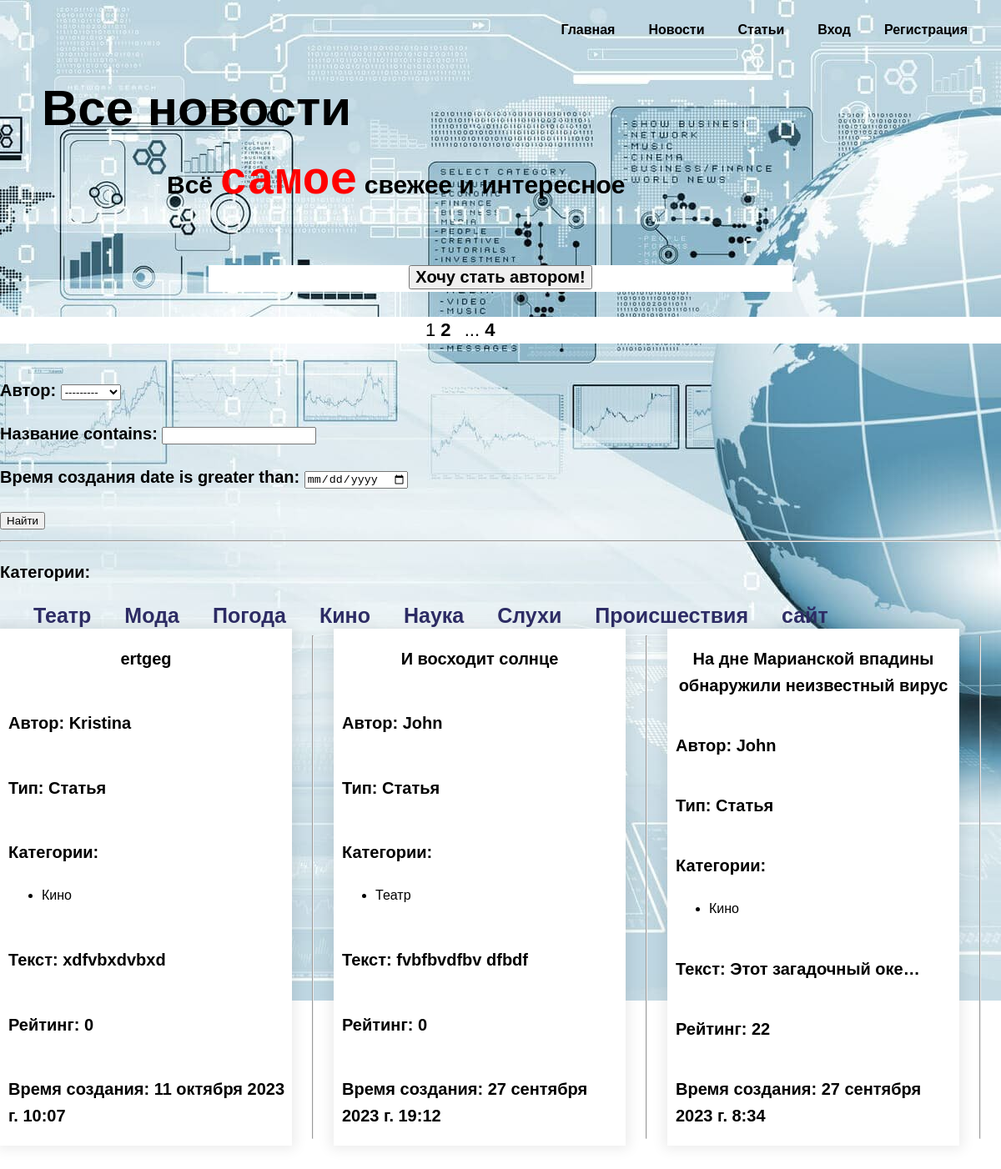
The app's page /articles/ with its own data.
### mainapp/models.py (models this page shows, shortened)
class Category(models.Model):
    name = models.CharField(max_length=100, unique=True, verbose_name='Категория')
    slug = models.SlugField(max_length=255, unique=True, db_index=True, verbose_name="URL")
    subscribers = models.ManyToManyField(User, verbose_name='Подписки', related_name='followers', blank=True)
    class Meta:
        verbose_name = 'Категория'
        verbose_name_plural = 'Категории'
    def get_absolute_url(self):
        return reverse('category', kwargs={'category_slug': self.slug})

class Post(models.Model):
    STATYA = "St"
    NOVOST = "Nv"
    POST_TYPE_CHOICES = [
        (STATYA, "Статья"),
        (NOVOST, "Новость"),
    ]
    author = models.ForeignKey(Author, on_delete=models.CASCADE, related_name='author_post', verbose_name='Автор')
    type = models.CharField(max_length=2, choices=POST_TYPE_CHOICES, default=NOVOST, verbose_name='Тип поста')
    time_created = models.DateTimeField(auto_now_add=True, verbose_name='Время создания')
    category = models.ManyToManyField(Category, through="PostCategory", verbose_name='Категория', related_name='cats')
    title = models.CharField(max_length=255, verbose_name='Название')
    text = models.TextField(verbose_name='Текст')
    rating = models.IntegerField(default=0, verbose_name='Рейтинг')
    slug = models.SlugField(max_length=255, unique=True, db_index=True, verbose_name="URL")
    class Meta:
        verbose_name = 'Пост'
        verbose_name_plural = 'Посты'
    def get_absolute_url(self):
        return reverse('post', kwargs={'post_slug': self.slug})
    def get_category_list(self):
        queryset_category = self.category.values()
        return [i['name'] for i in queryset_category]

class Author(models.Model):
    user = models.OneToOneField(User, on_delete=models.CASCADE, verbose_name='Пользователь')
    rating = models.IntegerField(default=0, verbose_name='Рейтинг')
    post_per_day = models.IntegerField(blank=True, default=0)
    def __str__(self):
        return str(self.user)
    class Meta:
        verbose_name = 'Автор'
        verbose_name_plural = 'Авторы'

### mainapp/views.py (the view)
# urls.py: path('articles/', ShowAllArticles.as_view(), name='show_all_articles'),
class ShowAllArticles(ListView):
    model = Post
    template_name = 'mainapp/show-all-posts.html'
    context_object_name = 'posts'
    paginate_by = 3
    def get_queryset(self):
        queryset = Post.objects.filter(type='St').order_by('-time_created')
        self.filterset = PostFilter(self.request.GET, queryset)
        return self.filterset.qs
    def get_context_data(self, *, object_list=None, **kwargs):
        context = super().get_context_data(**kwargs)
        if self.request.user.groups.filter(name='authors').exists():
            context['menu'] = menu + [
                {'title': 'Создать статью', 'url_name': 'create_articles'}]
        else:
            context['menu'] = menu
        context['title'] = 'Статьи'
        context['filterset'] = self.filterset
        context['author_list'] = [i.user.username for i in Author.objects.all()]
        context['is_author'] = self.request.user.groups.filter(name='authors').exists()
        return context

### mainapp/templatetags/custom_filters.py (called while the page is built)
@register.filter()
def bad_words(text_string):
    res = []
    try:
        for word in text_string.split():
            if word.lower().strip(punctuation) in bad_words2:
                if word[-1] in punctuation:
                    word = word[0] + '*' * (len(word) - 2) + word[-1]
                else:
                    word = word[0] + '*' * (len(word) - 1)
            res.append(word)
    except Exception:
        print("Oops! That was no string. Try again...")
    return ' '.join(res)

@register.simple_tag(takes_context=True)
def url_replace(context, **kwargs):
    d = context['request'].GET.copy()
    for k, v in kwargs.items():
        d[k] = v
    return d.urlencode()

### mainapp/templatetags/news_tags.py (called while the page is built)
@register.inclusion_tag('mainapp/list_cats.html')
def show_all_cats():
    return {"cats": Category.objects.all()}

### mainapp/templates/mainapp/show-all-posts.html (shortened to what this page needs)
{% extends 'mainapp/base.html' %}
{% load custom_filters %}
{% load news_tags %}
{% load static %}
{% block extrastyle %}
<link rel="stylesheet" href="{% static 'mainapp/css/show-all-posts-style.css' %}">
{% endblock %}
{% block main %}
	<main class="main-page">
		<div class="container">
		<h1 class="heading">Все новости</h1>
		<p>Всё <span>самое</span> свежее и интересное</p>
		</div>
	</main>
	{% endblock main %}
{% block content %}
<div class="wanna_be">
	{% if user.username in author_list %}
		<p>Привет, <span>{{ user.username }}</span>! Ждём от тебя новых постов!</p>
	{% else %}
		<button> <a href="{% url 'upgrade' %}"> Хочу стать автором!</a> </button>
	{% endif %}
</div>
<div class="temporary">
 <div class="pagination">
   {{ page_obj.number }}
   {% if page_obj.has_next %}
       <a href="?{% url_replace page=page_obj.next_page_number %}">{{ page_obj.next_page_number }}</a>
       {% if paginator.num_pages != page_obj.next_page_number %}
           ...
           <a href="?{% url_replace page=page_obj.paginator.num_pages %}">{{ page_obj.paginator.num_pages }}</a>
       {% endif %}
   {% endif %}
</div>
</div>
	<div>
	<form action="" method="get">
       {{ filterset.form.as_p }}
       <input type="submit" value="Найти" />
   </form>
   <hr>
</div>
<div class="category_list">
	{% show_all_cats %}
</div>
	<div id="blog-posts" class="blog-cards">
			{% for p in posts %}
			<div class="blog-card-page 1">
				<div class="blog-title-page"><p><a href="{{ p.get_absolute_url }}">{{ p.title|truncatewords:12|bad_words }}</a></p></div>
				<div class="blog-date-page"><p>Автор: {{ p.author }}</p></div>
				<div class="blog-date-page"><p>Тип: {{ p.get_type_display }}</p></div>
				<div class="blog-date-page">
					<p class="post-content">Категории:
						<ul>
							{% for cat in  p.get_category_list %}
								<li>{{ cat }}</li>
							{% endfor %}
						</ul>
					</p>
				</div>
				<div class="blog-date-page"><p>Текст: {{ p.text|truncatechars:20|bad_words }}</p></div>
				<div class="blog-date-page"><p>Рейтинг: {{ p.rating }}</p></div>
				<div class="blog-date-page"><p>Время создания: {{ p.time_created }}</p></div>
			</div>
		<hr>
			{% endfor %}
		</div>
{% endblock content %}

### mainapp/templates/mainapp/list_cats.html
{% if cats %}
    <p>Категории:</p>
    <ul class="cats-list">
        {% for c in cats %}
        <li><a href="{{ c.get_absolute_url }}">{{c.name}}</a></li>
        {% endfor %}
    </ul>
{% endif %}

### static/mainapp/css/home-style.css (style rules this page uses)
*,*:before,*:after { -moz-box-sizing: border-box; -webkit-box-sizing: border-box; box-sizing: border-box; }
body { margin: 0; min-width: 960px; font-family: "Montserrat", "Helvetica", "Arial", sans-serif; font-size: 16px; line-height: 32px; background-image: url("../images/news_1.jpg"); background-repeat: no-repeat; background-position: top center; }
a { text-decoration: none; color: black; font-weight: 600; }
li { margin-right: 40px; }
.heading { margin: 0 0 24px; font-size: 60px; line-height: 96px; }
.main-page span { color: red; font-size: 55px; font-family: monospace; }
.main-page { margin-bottom: 480px; }
.main-page .container { max-width: 1440px; margin:0 auto; padding-left: 50px; }
.main-page p { font-size: 30px; margin-left: 150px; margin-top: 0; }

### static/mainapp/css/show-all-posts-style.css (style rules this page uses)
body { background-image: url("../images/news_2.jpg"); font-family: "Montserrat", "Helvetica", "Arial", sans-serif; font-size: 16px; line-height: 32px; }
.heading { margin: 0 0 24px; font-size: 60px; line-height: 96px; }
.main-page span { color: red; font-size: 55px; font-family: monospace; }
.main-page { margin-bottom: 80px; }
.temporary { width: auto; background-color: white; }
.pagination { width:180px; margin: 0px auto; margin-bottom:40px; font-size: 22px; }
.pagination a { margin-right: 10px; }
.blog-cards { width: 100%; height: auto; display: flex; flex-wrap: wrap; justify-content: space-between; row-gap: 20px; margin-bottom: 50px; }
.blog-card-page { width: 350px; height: auto; background: #fff; display: flex; flex-direction: column; justify-content: space-between; box-shadow:0 0 15px 4px rgba(0,0,0,0.08); }
.blog-title-page { text-align: center; font-size: 18px; font-weight: bold; }
.blog-date-page { margin-left: 10px; margin-bottom 0px; padding 0px; }
.wanna_be { width: 700px; text-align: center; margin: 0px auto; margin-bottom: 30px; background-color: white; }
.wanna_be a, p { font-size: 20px; font-weight: 700; }
.cats-list a { text-decoration: none; font-weight: 600; color: #2d2c65; }
.category_list .cats-list { max-width: 1440px; margin:0 auto; margin-top: 20px; display: flex; justify-content: flex-start; list-style-type: none; font-size: 25px; }

### records on screen
Category: name "Театр", get_category_list "Театр"
Category: name "Мода"
Category: name "Погода"
Category: name "Кино", get_category_list "Кино" "Кино"
Category: name "Наука"
Category: name "Слухи"
Category: name "Происшествия"
Category: name "сайт"
Post: title|bad_words "ertgeg", author "Kristina", type "Статья", text|bad_words "xdfvbxdvbxd", rating "0", time_created "11 октября 2023 г. 10:07"
Post: title|bad_words "И восходит солнце", author "John", type "Статья", text|bad_words "fvbfbvdfbv dfbdf", rating "0", time_created "27 сентября 2023 г. 19:12"
Post: title|bad_words "На дне Марианской впадины обнаружили неизвестный вирус", author "John", type "Статья", text|bad_words "Этот загадочный оке…", rating "22", time_created "27 сентября 2023 г. 8:34"

### other values on screen
{{ m.title }} "Главная" "Новости" "Статьи"
{{ page_obj.number }} "1"
{{ page_obj.next_page_number }} "2"
{{ page_obj.paginator.num_pages }} "4"
